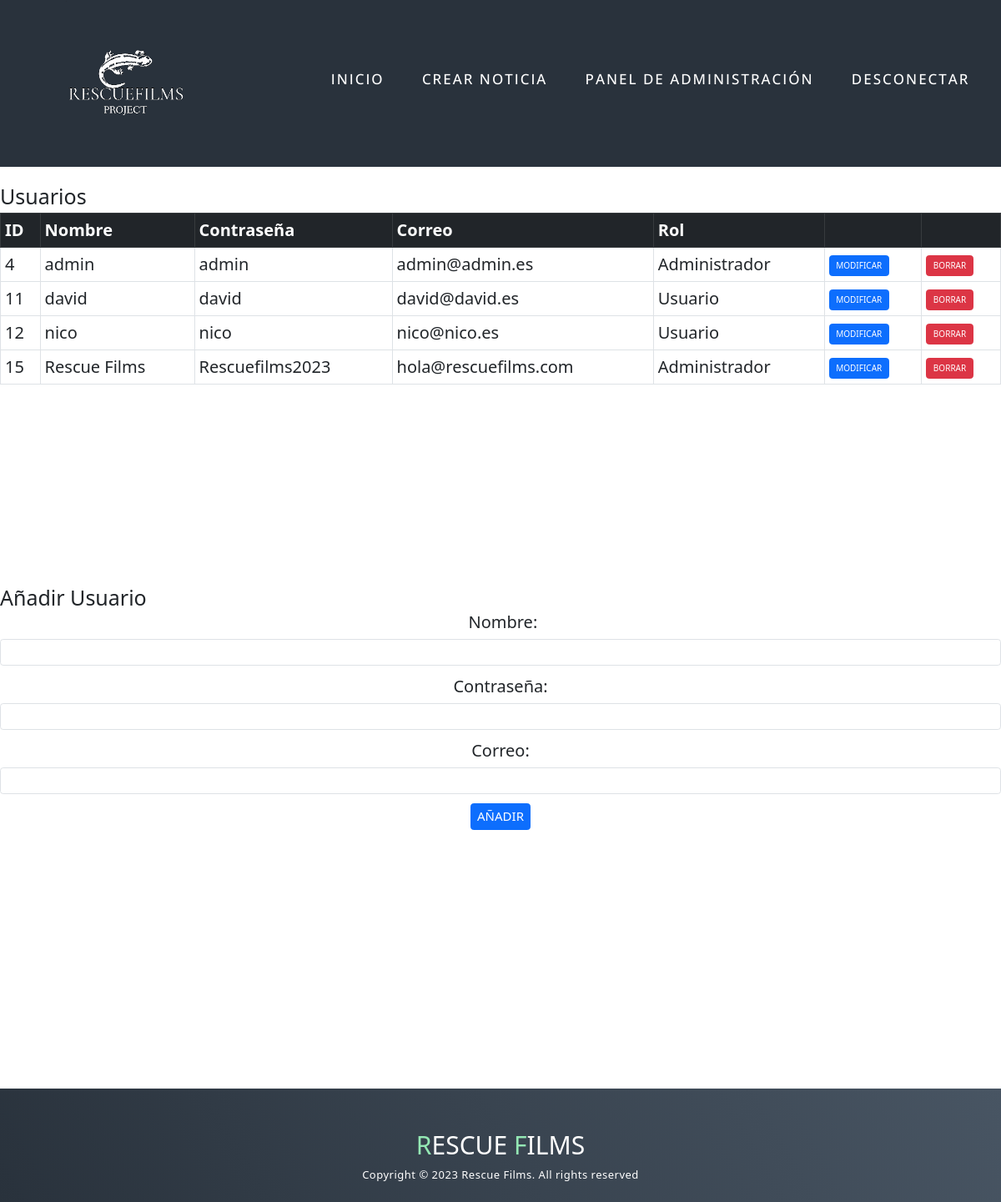
Page /index.php?controlador=panel (signed in) on the committed database.
### tables this page shows
CREATE TABLE `usuarios` (
  `id` int(11) NOT NULL,
  `nombre` varchar(50) NOT NULL,
  `passwd` varchar(50) NOT NULL,
  `correo` varchar(100) NOT NULL,
  `rol` int(11) NOT NULL
);

### controlador/panel_controlador.php (called while the page is built)
<?php
require_once("./modelo/panel_modelo.php");
require_once("./vista/panel_vista.php");
?>

### modelo/conectar.php (called while the page is built)
<?php
class Conectar{
    public static function conexion(){
        try {
            $conexion = new mysqli("bbdd.rescuefilms.com","ddb203896","Rescuefilms2023","ddb203896");
        } catch (Exception $e) {
                die("Error: ".$e ->getmessage());
        }
        return $conexion;
    }
}
?>

### modelo/panel_modelo.php (called while the page is built)
<?php
require_once("./modelo/usuarios_modelo.php");
$conn = new Usuarios_modelo();
$array_usuario = $conn->get_usuarios();
?>

### modelo/usuarios_modelo.php (called while the page is built, shortened)
<?php
class Usuarios_modelo{
    private $db;
    private $datos;
    public function __construct() {
        require_once("conectar.php");
        $this->db = Conectar::conexion();
        $this->datos = array();
    }
    public function get_usuarios(){
        $sql = "SELECT * from usuarios";
        $consulta = $this ->db->query($sql);
        while($registro = $consulta ->fetch_assoc()){
                $this->datos[] = $registro;
        }
        return $this->datos;
    }
}
?>

### vista/panel_vista.php (the view, shortened to what this page needs)
<?php
if ($_SESSION['rol'] != 1) {
    header("Location: index.php");
} else {
    ?>
    <!DOCTYPE html>
    <html>
    <head>
        <link href="https://cdn.jsdelivr.net/npm/bootstrap@5.3.0-alpha1/dist/css/bootstrap.min.css" rel="stylesheet"
>
    </head>
    <body>
        <?php
        require_once("menu_vista.php")
            ?>
        <h1>Usuarios</h1>
        <div class="table-responsive">
            <table class="table table-bordered table-hover">
                <thead class="table-dark">
                    <tr>
                        <th>ID</th>
                        <th>Nombre</th>
                        <th>Contraseña</th>
                        <th>Correo</th>
                        <th>Rol</th>
                        <th></th>
                        <th></th>
                    </tr>
                </thead>
                <tbody>
                    <?php foreach ($array_usuario as $usuario):
                        $rol = $usuario['rol'];
                        if ($rol == 1) {
                            $rol = "Administrador";
                        } else {
                            $rol = "Usuario";
                        }
                        ?>
                        <tr>
                            <td>
                                <?php echo $usuario['id']; ?>
                            </td>
                            <td>
                                <?php echo trim($usuario['nombre']); ?>
                            </td>
                            <td>
                                <?php echo trim($usuario['passwd']); ?>
                            </td>
                            <td>
                                <?php echo trim($usuario['correo']); ?>
                            </td>
                            <td>
                                <?php echo $rol; ?>
                            </td>
                            <td>
                                <button class="btn btn-primary modificar-btn"
                                    data-id="<?php echo $usuario['id']; ?>">Modificar</button>
                            </td>
                            <td>
                                <form id="borrar-form">
                                    <input type="button" class="btn btn-danger borrar-btn" name="borrar" value="Borrar">
                                </form>
                            </td>
                        </tr>
                    <?php endforeach; ?>
                </tbody>
            </table>
        </div>
        <br>
        <center>
            <form method="POST" action="" id="registro-form">
                <h1>Añadir Usuario</h1>
                <div class="mb-3">
                    <label for="nombre-registro" class="form-label">Nombre:</label>
                    <input type="text" class="form-control" id="nombre-registro" name="nombre" required>
                </div>
                <div class="mb-3">
                    <label for="passwd-registro" class="form-label">Contraseña:</label>
                    <input type="password" class="form-control" id="passwd-registro" name="passwd" required>
                </div>
                <div class="mb-3">
                    <label for="correo-registro" class="form-label">Correo:</label>
                    <input type="email" class="form-control" id="correo-registro" name="correo" required>
                </div>
                <button type="submit" class="btn btn-primary" name="registro">Añadir</button>
            </form>
        </center>
        <?php
        require_once("pie-pagina_vista.php");
        ?>
    </body>
    </html>
    <?php
}
?>

### assets/css/style.css (style rules this page uses)
* { padding: 0; margin: 0; box-sizing: border-box; }
html { font-size: 10px; font-family: 'Open Sans', sans-serif; scroll-behavior: smooth; }
html, body { height: 100%; margin: 0; }
.btn { background: #CCF4DB; text-align: center; padding: 15px; border-radius: 5px; font-size: 15px; color: #000000; cursor: pointer; text-transform: uppercase; }

### vista/panel_vista.php (style rules this page uses)
body { font-size: 20px; }
input#nombre-registro, #passwd-registro, #correo-registro, #registro-form>button { font-size: 15px; }
body>h1 { margin-top: 220px; }
#registro-form>h1 { float: left; }
#registro-form>div:nth-child(2)>label { margin-top: 30px; margin-left: -170px; }
#registro-form>div:nth-child(2) { margin-top: 200px; }

### rows in the picture
usuarios: id "4", nombre "admin", passwd "admin", correo "admin@admin.es", rol "Administrador"
usuarios: id "11", nombre "david", passwd "david", correo "david@david.es", rol "Usuario"
usuarios: id "12", nombre "nico", passwd "nico", correo "nico@nico.es", rol "Usuario"
usuarios: id "15", nombre "Rescue Films", passwd "Rescuefilms2023", correo "hola@rescuefilms.com", rol "Administrador"
